Frame 1 (no input): blank canvas, image omitted
Frame 60 (the mouse pressed at the canvas centre just before this capture): blank canvas, image omitted
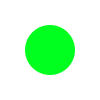
Frame 120 (the mouse held since frame 60 and released just before this capture)

The Processing sketch whose frames 1 and 60 were blank and that drew this single picture after the mouse press (run headless with seeded random() and noise(); from frame 60 on, the mouse is pressed at the canvas centre):

// Processing sketch: MouseSpeedHue
// ── MouseSpeedHue.pde
void setup()
{
  noStroke();
  background(255);
  colorMode(HSB, 200, 1, 1);  // 1
}

void draw()
{
  fill(dist(pmouseX, pmouseY, mouseX, mouseY), 1, 1);  // 2
  ellipse(mouseX, mouseY, mouseX-pmouseX, mouseY-pmouseY);
}
